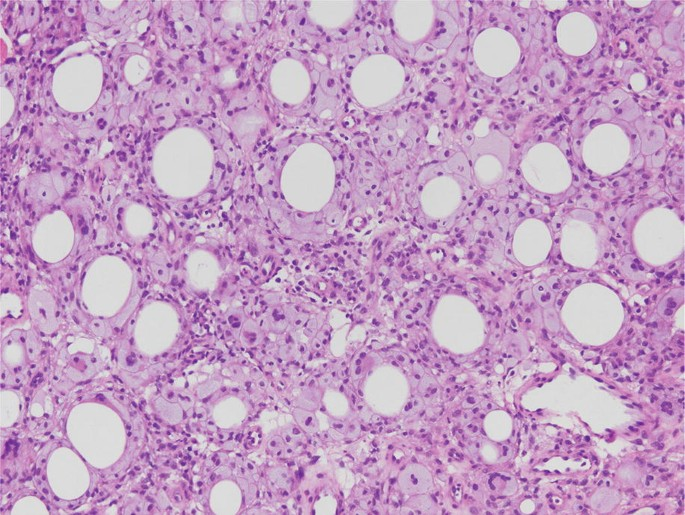
#> input picture lab2/medical.jpg, 685 x 515 px
$ python lab2_medical.py
#> lines starting #> are read from the running program, lines starting #| are printed output that depends on the picture; after the words box and inside, x2 and y2 are one past the last pixel; in counts of white or black regions, pixels touching at a corner belong together
# Task 1: Medical Image Analysis (COMPLETE VERSION)
import cv2 as cv
import numpy as np
from matplotlib import pyplot as plt

print("=" * 70)
print("TASK 1: MORPHOLOGICAL IMAGE PROCESSING PIPELINE")
print("=" * 70)

# Import img
img = cv.imread('medical.jpg')
#> img is the input picture: shape (515, 685, 3); mean B, G, R 196.2, 158.1, 195.6
assert img is not None, "file could not be read, check with os.path.exists()"

# Change BGR to RGB
img = cv.cvtColor(img, cv.COLOR_BGR2RGB)

print(f"\nImage loaded: {img.shape[1]} × {img.shape[0]} pixels")
#| Image loaded: 685 × 515 pixels

### STEP 1.1: CHANNEL SELECTION ###
print("\n--- STEP 1.1: Channel Selection ---")

# Split the channels
r, g, b = cv.split(img)

# Show original img and selected channel
plt.figure(figsize=(14, 6))
plt.subplot(1, 2, 1)
plt.imshow(img)
plt.title('Original Image', fontsize=12, fontweight='bold')
plt.axis('off')

plt.subplot(1, 2, 2)
plt.imshow(g, cmap='gray')
plt.title('Green Channel (Selected)', fontsize=12, fontweight='bold')
plt.axis('off')

plt.tight_layout()
plt.savefig('task1_step1.1_green_channel.jpg', dpi=150, bbox_inches='tight')
plt.show()

print("✓ Selected: Green channel (best contrast)")
cv.imwrite('task1_step1.1_green_channel_only.jpg', g)

### STEP 1.2: HISTOGRAM EQUALIZATION ###
print("\n--- STEP 1.2: Histogram Equalization ---")

# Histogram equalization
hist_og, bins = np.histogram(g.flatten(), 256, [0, 256])
#> hist_og = 256 values, max 10424 at index 217, min 0 at index 0, mean 1378; bins = 257 values from 0 to 256
cdf = hist_og.cumsum()
#> cdf = 256 values from 0 to 352775
cdf_normalized = cdf * float(hist_og.max()) / cdf.max()
#> cdf_normalized = 256 values from 0 to 10424

# Img equalization
img_equalized = cv.equalizeHist(g)
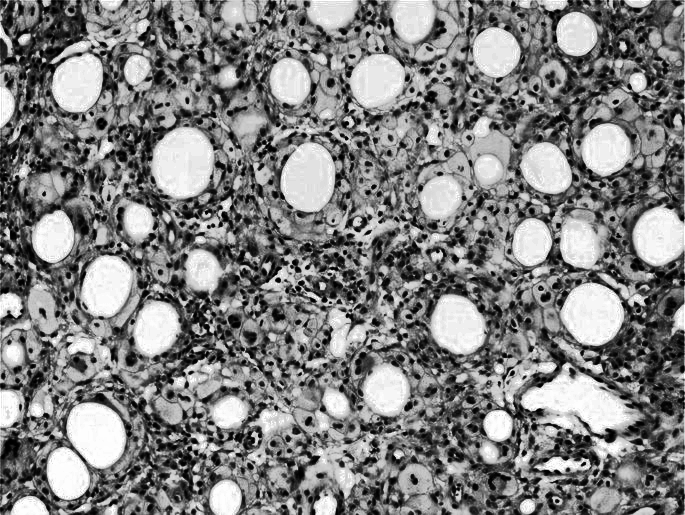
#> img_equalized: shape (515, 685); min 0, max 255, mean 128.7

# Histogram after equalization
hist_eq, bins = np.histogram(img_equalized.flatten(), 256, [0, 256])
#> hist_eq = 256 values, max 10424 at index 239, min 0 at index 38, mean 1378
cdf_eq = hist_eq.cumsum()
#> cdf_eq = 256 values from 675 to 352775
cdf_eq_normalized = cdf_eq * float(hist_eq.max()) / cdf_eq.max()
#> cdf_eq_normalized = 256 values from 19.95 to 10424

# Plot CDF and histogram before and after equalization
plt.figure(figsize=(14, 10))
plt.subplot(2, 2, 1)
plt.plot(cdf_normalized, color='b')
plt.hist(g.flatten(), 256, [0, 256], color='r', alpha=0.7)
plt.xlim([0, 256])
plt.legend(('CDF', 'Histogram'), loc='upper left')
plt.title('Before Equalization', fontsize=12, fontweight='bold')
plt.grid(True, alpha=0.3)

plt.subplot(2, 2, 2)
plt.plot(cdf_eq_normalized, color='b')
plt.hist(img_equalized.flatten(), 256, [0, 256], color='r', alpha=0.7)
plt.xlim([0, 256])
plt.legend(('CDF', 'Histogram'), loc='upper left')
plt.title('After Equalization', fontsize=12, fontweight='bold')
plt.grid(True, alpha=0.3)

plt.subplot(2, 2, 3)
plt.imshow(g, cmap='gray')
plt.title('Green Channel (Original)', fontsize=12, fontweight='bold')
plt.axis('off')

plt.subplot(2, 2, 4)
plt.imshow(img_equalized, cmap='gray')
plt.title('Histogram Equalized', fontsize=12, fontweight='bold')
plt.axis('off')

plt.tight_layout()
plt.savefig('task1_step1.2_histogram_equalization.jpg', dpi=150, bbox_inches='tight')
plt.show()

print("✓ Method: Histogram Equalization")
print("✓ Contrast enhanced")
cv.imwrite('task1_step1.2_equalized.jpg', img_equalized)

### STEP 1.3: THRESHOLDING ###
print("\n--- STEP 1.3: Thresholding ---")

# Show multiple thresholds for selection
thresholds = [80, 100, 120, 140, 160, 180, 200, 220, 240]

plt.figure(figsize=(15, 10))
for i, threshold in enumerate(thresholds):
    ret, thresh_img = cv.threshold(img_equalized, threshold, 255, cv.THRESH_BINARY)
    plt.subplot(3, 3, i + 1)
    plt.imshow(thresh_img, cmap='gray')
    plt.title(f'Threshold: {threshold}', fontsize=10)
    plt.axis('off')
#> this loop made 9 passes
#> ret on passes 1 to 8: 80, 100, 120, 140, 160, 180, 200, 220
#> pass 1, `ret, thresh_img = cv.threshold(img_equalized, threshold, 255, cv.THRES..`:
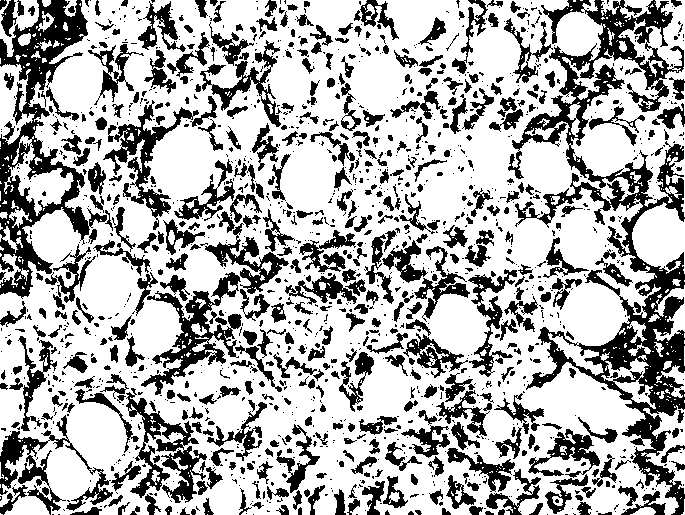
#> thresh_img: shape (515, 685); 68.5% white; 1487 black regions (975 under 20 px), largest, box (x1, y1, x2, y2) and area: (508, 0, 685, 515) 21107, (0, 0, 107, 299) 9462, (141, 272, 242, 395) 3434

plt.suptitle('Exploring Different Threshold Values', fontsize=14, fontweight='bold')
plt.tight_layout()
plt.show()

# Selected threshold
selected_threshold = 200
ret, threshold_img = cv.threshold(img_equalized, selected_threshold, 255, cv.THRESH_BINARY)
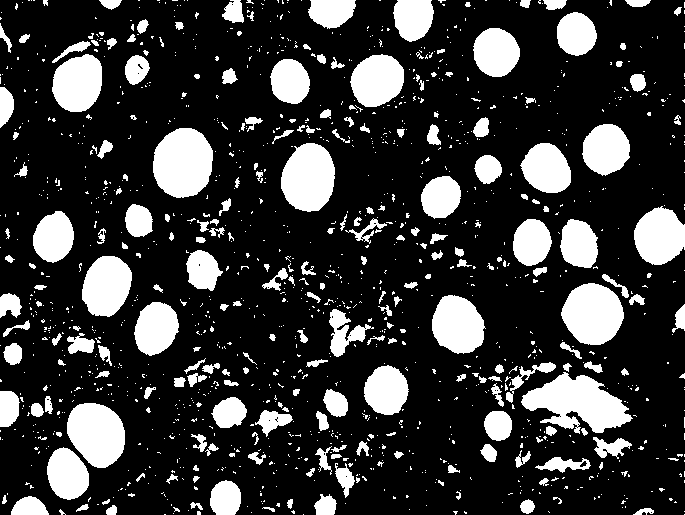
#> threshold_img: shape (515, 685); 21.7% white; 1335 white regions (1100 under 20 px), largest, box (x1, y1, x2, y2) and area: (521, 372, 633, 434) 3810, (153, 128, 213, 198) 3321, (561, 283, 624, 345) 2919
#> ret = 200

print(f"✓ Selected threshold: {selected_threshold}")
print(f"  White pixels: {np.sum(threshold_img == 255):,}")
#|   White pixels: 76,421
print(f"  Black pixels: {np.sum(threshold_img == 0):,}")
#|   Black pixels: 276,354

# Plot selected thresholded image
plt.figure(figsize=(14, 6))
plt.subplot(1, 2, 1)
plt.imshow(img_equalized, cmap='gray')
plt.title('Equalized Image', fontsize=12, fontweight='bold')
plt.axis('off')

plt.subplot(1, 2, 2)
plt.imshow(threshold_img, cmap='gray')
plt.title(f'Thresholded Image (T={selected_threshold})', fontsize=12, fontweight='bold')
plt.axis('off')

plt.tight_layout()
plt.savefig('task1_step1.3_thresholded.jpg', dpi=150, bbox_inches='tight')
plt.show()

cv.imwrite('task1_step1.3_binary.jpg', threshold_img)

### STEP 1.4: NOISE REMOVAL ###
print("\n--- STEP 1.4: Morphological Noise Removal ---")

# Create structuring element
kernel_size = 5
kernel = cv.getStructuringElement(cv.MORPH_ELLIPSE, (kernel_size, kernel_size))

# Try different operations
eroded_img = cv.erode(threshold_img, kernel, iterations=1)
#> eroded_img: shape (515, 685); 14.4% white; 202 white regions (123 under 20 px), largest, box (x1, y1, x2, y2) and area: (524, 375, 629, 431) 3006, (155, 130, 211, 196) 2904, (563, 285, 622, 343) 2529
dilated_img = cv.dilate(threshold_img, kernel, iterations=1)
#> dilated_img: shape (515, 685); 35.7% white; 613 white regions (138 under 20 px), largest, box (x1, y1, x2, y2) and area: (519, 361, 639, 482) 6129, (25, 394, 127, 502) 5788, (559, 272, 647, 347) 3894
opened_img = cv.morphologyEx(threshold_img, cv.MORPH_OPEN, kernel)
#> opened_img: shape (515, 685); 19% white; 180 white regions (25 under 20 px), largest, box (x1, y1, x2, y2) and area: (522, 373, 631, 433) 3686, (153, 128, 213, 198) 3317, (561, 283, 624, 345) 2917
closed_img = cv.morphologyEx(threshold_img, cv.MORPH_CLOSE, kernel)
#> closed_img: shape (515, 685); 22.6% white; 980 white regions (755 under 20 px), largest, box (x1, y1, x2, y2) and area: (47, 403, 125, 500) 4579, (521, 363, 637, 443) 4215, (153, 128, 216, 198) 3327

# Plot morphological operations
plt.figure(figsize=(15, 10))

plt.subplot(2, 3, 1)
plt.imshow(threshold_img, cmap='gray')
plt.title('Original Binary', fontsize=11, fontweight='bold')
plt.axis('off')

plt.subplot(2, 3, 2)
plt.imshow(eroded_img, cmap='gray')
plt.title(f'Erosion ({kernel_size}×{kernel_size})', fontsize=11, fontweight='bold')
plt.axis('off')

plt.subplot(2, 3, 3)
plt.imshow(dilated_img, cmap='gray')
plt.title(f'Dilation ({kernel_size}×{kernel_size})', fontsize=11, fontweight='bold')
plt.axis('off')

plt.subplot(2, 3, 4)
plt.imshow(opened_img, cmap='gray')
plt.title(f'Opening ({kernel_size}×{kernel_size})', fontsize=11, fontweight='bold')
plt.axis('off')

plt.subplot(2, 3, 5)
plt.imshow(closed_img, cmap='gray')
plt.title(f'Closing ({kernel_size}×{kernel_size})', fontsize=11, fontweight='bold')
plt.axis('off')

plt.suptitle('Morphological Operations Comparison', fontsize=14, fontweight='bold')
plt.tight_layout()
plt.savefig('task1_step1.4_morphological_ops.jpg', dpi=150, bbox_inches='tight')
plt.show()

# Select opening (best for noise removal)
cleaned_img = opened_img.copy()

print(f"✓ Selected operation: MORPH_OPEN (Opening)")
print(f"✓ Structuring element: ELLIPSE (disk shape)")
print(f"✓ Kernel size: {kernel_size}×{kernel_size}")
print(f"  White pixels before: {np.sum(threshold_img == 255):,}")
#|   White pixels before: 76,421
print(f"  White pixels after: {np.sum(cleaned_img == 255):,}")
#|   White pixels after: 67,053

# Side-by-side before/after
plt.figure(figsize=(14, 6))
plt.subplot(1, 2, 1)
plt.imshow(threshold_img, cmap='gray')
plt.title('Before Noise Removal', fontsize=12, fontweight='bold')
plt.axis('off')

plt.subplot(1, 2, 2)
plt.imshow(cleaned_img, cmap='gray')
plt.title('After Opening (Noise Removed)', fontsize=12, fontweight='bold')
plt.axis('off')

plt.tight_layout()
plt.show()

cv.imwrite('task1_step1.4_cleaned.jpg', cleaned_img)

### STEP 1.5: CONNECTED COMPONENTS ###
print("\n--- STEP 1.5: Connected Components Analysis ---")

# Find connected components
num_labels, labels, stats, centroids = cv.connectedComponentsWithStats(
    cleaned_img,
    connectivity=8
)
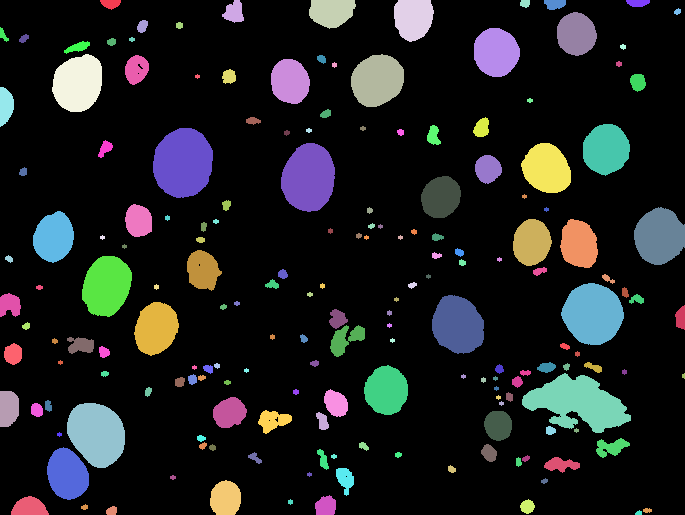
#> labels: shape (515, 685) int32; 181 distinct labels, from 0 to 180; one colour per label, 0 black
#> num_labels = 181; stats = 181 rows, first 6: [0, 0, 685, 515, 285722], [100, 0, 21, 10, 146], [222, 0, 22, 23, 334], [309, 0, 47, 29, 1051], [394, 0, 40, 42, 1358], [520, 0, 10, 8, 66]; centroids = 181 pairs, first value 2.98 to 683.1, second value 2.55 to 512.5

num_regions = num_labels - 1  # Subtract background
#> num_regions = 180

print(f"✓ Connected components found: {num_regions}")
#| ✓ Connected components found: 180
print(f"  (Including background label 0)")

# Create colored visualization
colored_components = np.zeros((labels.shape[0], labels.shape[1], 3), dtype=np.uint8)
np.random.seed(42)
for label in range(1, num_labels):
    color = np.random.randint(0, 255, size=3)
    colored_components[labels == label] = color
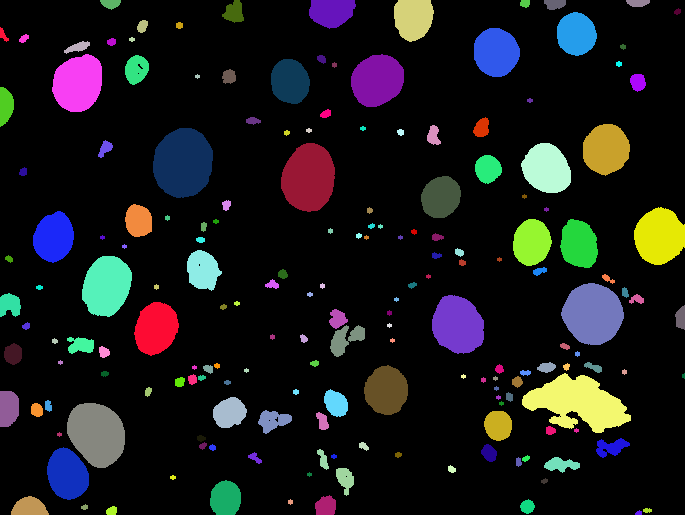
#> colored_components: shape (515, 685, 3); mean of channels 0, 1, 2 25.5, 24.5, 24.5; drawn as B, G, R

# Display
plt.figure(figsize=(14, 6))

plt.subplot(1, 2, 1)
plt.imshow(cleaned_img, cmap='gray')
plt.title('Cleaned Binary Image', fontsize=12, fontweight='bold')
plt.axis('off')

plt.subplot(1, 2, 2)
plt.imshow(colored_components)
plt.title(f'Connected Components\n({num_regions} regions found)', fontsize=12, fontweight='bold')
plt.axis('off')

plt.tight_layout()
plt.savefig('task1_step1.5_connected_components.jpg', dpi=150, bbox_inches='tight')
plt.show()

# Show top 10 largest regions by area
print("\nTop 10 largest regions:")
print(f"{'Label':<8} {'Area (pixels)':<15} {'Width':<8} {'Height':<8}")
print("-" * 50)

sorted_indices = np.argsort(stats[1:, cv.CC_STAT_AREA])[::-1] + 1
#> sorted_indices = 180 values, max 180 at index 128, min 1 at index 56, mean 90.5
for i, label in enumerate(sorted_indices[:10]):
    area = stats[label, cv.CC_STAT_AREA]
    width = stats[label, cv.CC_STAT_WIDTH]
    height = stats[label, cv.CC_STAT_HEIGHT]
    print(f"{label:<8} {area:<15} {width:<8} {height:<8}")
#> this loop made 10 passes
#> (label, area, width, height) on passes 1 to 8: (125, 3686, 109, 60), (37, 3317, 60, 70), (84, 2917, 63, 62), (42, 2878, 54, 69), (146, 2857, 58, 65), (90, 2364, 52, 59), (74, 2318, 50, 61), (19, 2263, 50, 58)
#> (printed output is left out)

### STEP 1.6: FILTERING FAT GLOBULES ###
print("\n--- STEP 1.6: Filtering Fat Globules ---")

# Calculate properties for each region
print("\nCalculating shape properties for each region...")

all_properties = []

for label in range(1, num_labels):
    # Get mask for this region
    region_mask = (labels == label).astype(np.uint8) * 255

    # Find contour
    contours, _ = cv.findContours(region_mask, cv.RETR_EXTERNAL, cv.CHAIN_APPROX_SIMPLE)

    if len(contours) == 0:
        continue

    contour = contours[0]

    # Area (from stats)
    area = stats[label, cv.CC_STAT_AREA]

    # Perimeter
    perimeter = cv.arcLength(contour, True)

    # Compactness (circularity)
    if perimeter > 0:
        compactness = (4 * np.pi * area) / (perimeter ** 2)
    else:
        compactness = 0

    # Eccentricity
    if len(contour) >= 5:
        ellipse = cv.fitEllipse(contour)
        (center, axes, angle) = ellipse
        major_axis = max(axes)
        minor_axis = min(axes)
        if major_axis > 0:
            eccentricity = np.sqrt(1 - (minor_axis / major_axis) ** 2)
        else:
            eccentricity = 0
    else:
        eccentricity = 0

    all_properties.append({
        'label': label,
        'area': area,
        'perimeter': perimeter,
        'compactness': compactness,
        'eccentricity': eccentricity
    })
#> this loop made 180 passes
#> (contours, area, perimeter, compactness, center, axes, angle, major_axis) on passes 12, 15, 18: (1 contour; box (x1, y1, x2, y2) and area: (0, 27, 9, 42) 47, 65, 38.14, 0.561, (-1, 30.67), (6.77, 24.43), 141.4, 24.43), (1 contour, all with area under 20, 22, 15.66, 1.13, (131.5, 39), (3.94, 5.3), 90, 5.3), (1 contour, all with area under 20, 26, 17.07, 1.12, (622.7, 46.35), (4.56, 5.69), 105.6, 5.69)
#> pass 1, `region_mask = (labels == label).astype(np.uint8) * 255`:
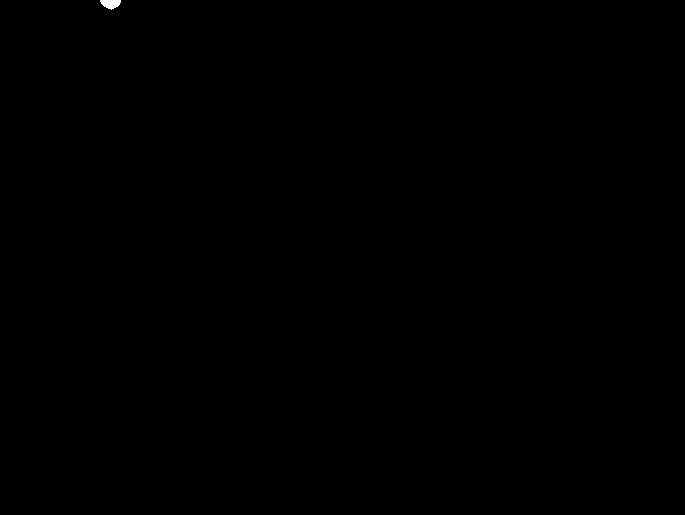
#> region_mask: shape (515, 685); 0.04% white; 1 white region, box (x1, y1, x2, y2) and area: (100, 0, 121, 10) 146

print(f"✓ Properties calculated for {len(all_properties)} regions")
#| ✓ Properties calculated for 180 regions

# Visualize property distributions
areas = [p['area'] for p in all_properties]
compactnesses = [p['compactness'] for p in all_properties]
eccentricities = [p['eccentricity'] for p in all_properties]

fig, axes = plt.subplots(1, 3, figsize=(18, 5))

axes[0].hist(areas, bins=30, color='skyblue', edgecolor='black')
axes[0].set_title('Area Distribution', fontsize=12, fontweight='bold')
axes[0].set_xlabel('Area (pixels)')
axes[0].set_ylabel('Frequency')
axes[0].axvline(x=100, color='red', linestyle='--', linewidth=2, label='Min=100')
axes[0].axvline(x=5000, color='red', linestyle='--', linewidth=2, label='Max=5000')
axes[0].legend()
axes[0].grid(True, alpha=0.3)

axes[1].hist(compactnesses, bins=30, color='lightcoral', edgecolor='black')
axes[1].set_title('Compactness Distribution', fontsize=12, fontweight='bold')
axes[1].set_xlabel('Compactness')
axes[1].set_ylabel('Frequency')
axes[1].axvline(x=0.5, color='red', linestyle='--', linewidth=2, label='Min=0.5')
axes[1].legend()
axes[1].grid(True, alpha=0.3)

axes[2].hist(eccentricities, bins=30, color='lightgreen', edgecolor='black')
axes[2].set_title('Eccentricity Distribution', fontsize=12, fontweight='bold')
axes[2].set_xlabel('Eccentricity')
axes[2].set_ylabel('Frequency')
axes[2].axvline(x=0.85, color='red', linestyle='--', linewidth=2, label='Max=0.85')
axes[2].legend()
axes[2].grid(True, alpha=0.3)

plt.tight_layout()
plt.savefig('task1_step1.6_property_distributions.jpg', dpi=150, bbox_inches='tight')
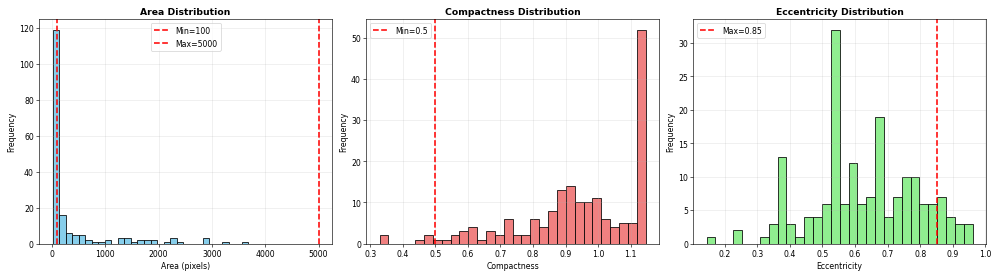
#> figure drawn by matplotlib, 3 panels; panel 1: tallest bar 119 high, from x = 14 to 136.4; panel 2: tallest bar 52 high, from x = 1.12 to 1.15; panel 3: tallest bar 32 high, from x = 0.526 to 0.553
plt.show()

# Set filtering criteria
min_area = 100
max_area = 5000
min_compactness = 0.5
max_eccentricity = 0.85

print("\nFiltering Criteria:")
print(f"  Area: {min_area} to {max_area} pixels")
print(f"  Compactness: ≥ {min_compactness}")
print(f"  Eccentricity: ≤ {max_eccentricity}")

# Apply filters
fat_globule_labels = []

for prop in all_properties:
    if (min_area <= prop['area'] <= max_area and
            prop['compactness'] >= min_compactness and
            prop['eccentricity'] <= max_eccentricity):
        fat_globule_labels.append(prop['label'])

print(f"\nRegions before filtering: {len(all_properties)}")
#| Regions before filtering: 180
print(f"Fat globules detected: {len(fat_globule_labels)}")
#| Fat globules detected: 55
print(f"Regions filtered out: {len(all_properties) - len(fat_globule_labels)}")
#| Regions filtered out: 125
